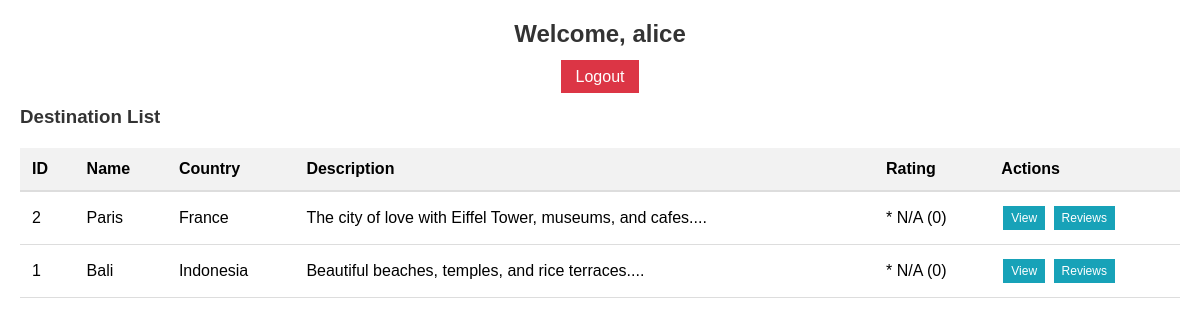
/index.php (signed in), run on the app's committed database.
### tables this page shows
CREATE TABLE IF NOT EXISTS destinations (
    destination_id INT AUTO_INCREMENT PRIMARY KEY,
    name VARCHAR(100) NOT NULL,
    country VARCHAR(100) NOT NULL,
    description TEXT,
    image_url VARCHAR(255),
    created_at DATETIME DEFAULT CURRENT_TIMESTAMP
);

### index.php (the view, shortened to what this page needs)
<?php
include 'config.php';
$message = "";
$logged_in = isset($_SESSION['user_id']);
$is_admin = isset($_SESSION['role']) && $_SESSION['role'] === 'admin';
$query = "SELECT * FROM destinations WHERE 1=1";
$query .= " ORDER BY destination_id DESC";
$stmt = $conn->prepare($query);
$stmt->execute();
$result = $stmt->get_result();
?>
<!DOCTYPE html>
<html>
<head>
</head>
<body>
<?php if (!$logged_in): ?>
    <div class="auth-form">
        <h3>Login / Register</h3>
        <?php if ($message): ?>
            <div class="message <?php echo strpos($message, 'successful') !== false ? 'success' : 'error'; ?>">
                <?php echo htmlspecialchars($message); ?>
            </div>
        <?php endif; ?>
        <form method="POST">
            <input type="text" name="username" placeholder="Username" required>
            <input type="password" name="password" placeholder="Password" required>
            <button type="submit" name="action" value="login">Login</button>
            <button type="submit" name="action" value="register">Register</button>
        </form>
    </div>
<?php else: ?>
    <div class="header">
        <h2>Welcome, <?php echo htmlspecialchars($_SESSION['username']); ?>
        </h2>
        <a href="index.php?logout=1" class="logout-btn">Logout</a>
    </div>
    <h3>Destination List</h3>
    <table>
        <thead>
            <tr>
                <th>ID</th>
                <th>Name</th>
                <th>Country</th>
                <th>Description</th>
                <th>Rating</th>
                <th>Actions</th>
            </tr>
        </thead>
        <tbody>
            <?php if ($result && $result->num_rows > 0): ?>
                <?php while ($row = $result->fetch_assoc()): ?>
                    <?php
                    $review_stmt = $conn->prepare("SELECT AVG(rating) as avg_rating, COUNT(*) as review_count FROM reviews WHERE destination_id = ?");
                    $review_stmt->bind_param("i", $row['destination_id']);
                    $review_stmt->execute();
                    $review_result = $review_stmt->get_result();
                    $review_data = $review_result->fetch_assoc();
                    $avg_rating = $review_data['avg_rating'] ? round($review_data['avg_rating'], 1) : 'N/A';
                    $review_count = $review_data['review_count'] ?? 0;
                    ?>
                    <tr>
                        <td><?php echo $row['destination_id']; ?></td>
                        <td><?php echo htmlspecialchars($row['name']); ?></td>
                        <td><?php echo htmlspecialchars($row['country']); ?></td>
                        <td><?php echo htmlspecialchars(substr($row['description'], 0, 60)); ?>...</td>
                        <td>* <?php echo $avg_rating; ?> (<?php echo $review_count; ?>)</td>
                        <td class="action-links">
                            <a href="detail.php?id=<?php echo $row['destination_id']; ?>" class="view">View</a>
                            <a href="reviews.php?destination_id=<?php echo $row['destination_id']; ?>" class="view">Reviews</a>
                        </td>
                    </tr>
                <?php endwhile; ?>
            <?php else: ?>
                <tr>
                    <td colspan="<?php echo $is_admin ? '8' : '6'; ?>" style="text-align: center;">No data available</td>
                </tr>
            <?php endif; ?>
        </tbody>
    </table>
<?php endif; ?>
</body>
</html>

### index.php (style rules this page uses)
body { font-family: Arial; margin: 20px; }
h2 { color: #333; margin: 20px 0; }
h3 { color: #333; margin: 20px 0 15px 0; }
.header { text-align: center; margin-bottom: 20px; }
.header a { margin: 0 10px; padding: 8px 15px; text-decoration: none; color: white; }
.logout-btn { background: #dc3545; }
table { width: 100%; border-collapse: collapse; margin: 20px 0; }
th { background: #f2f2f2; padding: 12px; text-align: left; border-bottom: 2px solid #ddd; }
td { padding: 12px; border-bottom: 1px solid #ddd; }
.action-links { white-space: nowrap; }
.action-links a { margin: 2px; padding: 5px 8px; text-decoration: none; color: white; font-size: 12px; display: inline-block; }
.action-links a.view { background: #17a2b8; }

### data on the page
destinations: destination_id "2", name "Paris", country "France", description "The city of love with Eiffel Tower, museums, and cafes.", avg_rating "N/A", review_count "0"
destinations: destination_id "1", name "Bali", country "Indonesia", description "Beautiful beaches, temples, and rice terraces.", avg_rating "N/A", review_count "0"

### other printed values
$_SESSION['username'] "alice"
